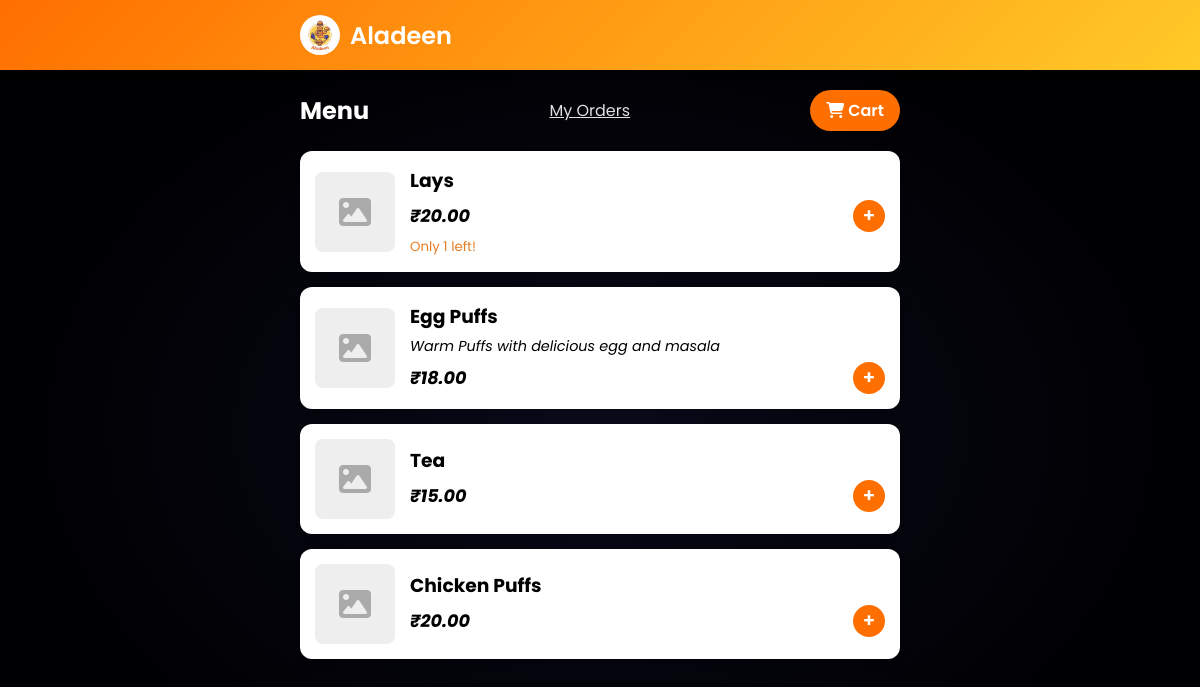
Before: /menu/ with the older database file.
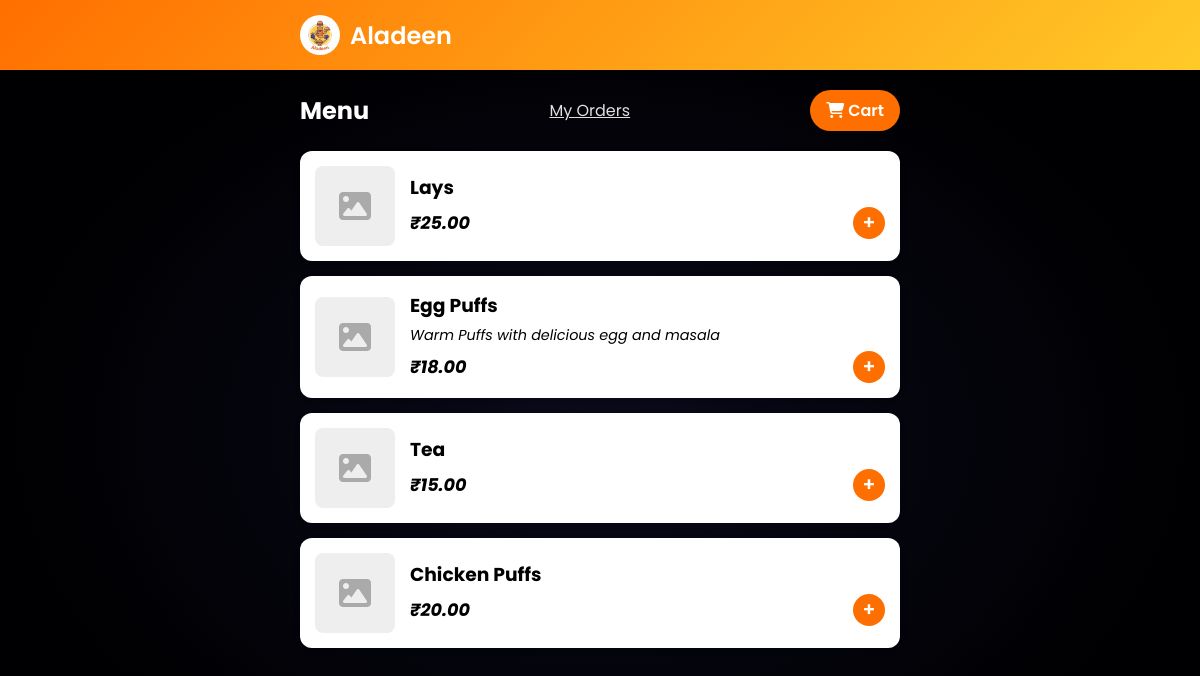
After: the same page with the newer database file.
### orders/models.py (models this page shows, shortened)
class Snack(models.Model):
    name = models.CharField(max_length=200)
    description = models.TextField(blank=True)
    price = models.DecimalField(max_digits=6, decimal_places=2)
    image = models.ImageField(upload_to='snacks/', blank=True, null=True)
    is_available = models.BooleanField(default=True)
    stock = models.PositiveIntegerField(default=0)

### orders/views.py (the view)
# urls.py: path("menu/", AdminMenuListAPI.as_view()),
def menu(request):
    snacks = Snack.objects.filter(is_available=True)
    cart = request.session.get('cart', {})
    snacks_with_qty = []
    for snack in snacks:
        qty = cart.get(str(snack.id), 0)
        snacks_with_qty.append({
            'snack': snack,
            'qty': qty
        })
    return render(request, 'menu.html', {'snacks_with_qty': snacks_with_qty})

### templates/menu.html (shortened to what this page needs)
{% extends 'base.html' %}
{% block content %}
<div style="display: flex; justify-content: space-between; align-items: center; margin-bottom: 20px;">
    <h2 style="margin:0; color: white;">Menu</h2>
    <a style="color: #e0e0e0;" href="{% url 'my_orders' %}">My Orders</a>
    <a href="{% url 'cart' %}" class="btn btn-primary" style="padding: 8px 16px;">
        <i class="fas fa-shopping-cart"></i> Cart
    </a>
</div>
<div class="menu-grid">
    {% for item in snacks_with_qty %}
    <div class="snack-card">
        {% if item.snack.image %}
        <img src="{{ item.snack.image.url }}" alt="{{ item.snack.name }}" class="snack-img">
        {% else %}
        <div class="snack-img"
            style="background: #eee; display: flex; align-items: center; justify-content: center; color: #aaa;">
            <i class="fas fa-image fa-2x"></i>
        </div>
        {% endif %}
        <div class="snack-info">
            <h3 style="margin: 0 0 5px; font-weight: bold; color: black;">{{ item.snack.name }}</h3>
            <p style="margin: 0 0 5px; font-size: 0.9rem; font-style: italic; color: black;">{{ item.snack.description }}</p>
            <div style="display: flex; justify-content: space-between; align-items: center;">
                <span class="snack-price" style="font-style: italic; color: black;">₹{{ item.snack.price }}</span>
                {% if item.snack.stock > 0 %}
                <div style="display: flex; align-items: center; gap: 10px;">
                    <a href="{% url 'add_to_cart' item.snack.id %}" class="btn btn-primary"
                        style="padding: 0; font-size: 1.2rem; border-radius: 50%; width: 32px; height: 32px; display: flex; align-items: center; justify-content: center; text-decoration: none; line-height: 1;">
                        +
                    </a>
                </div>
                {% else %}
                <span class="out-of-stock">Out of Stock</span>
                {% endif %}
            </div>
            {% if item.snack.stock > 0 and item.snack.stock < 5 %} <small
                style="color: #e67e22; display: block; margin-top: 5px;">Only {{ item.snack.stock }} left!</small>
                {% endif %}
        </div>
    </div>
    {% empty %}
    <div class="card" style="text-align: center;">
        <p>No snacks available right now.</p>
    </div>
    {% endfor %}
</div>
{% endblock %}

### templates/base.html (shortened to what this page needs)
{% load static %}
<!DOCTYPE html>
<html lang="en">
<head>
    <link rel="stylesheet" href="https://cdnjs.cloudflare.com/ajax/libs/font-awesome/6.4.0/css/all.min.css">
    <link rel="stylesheet" href="{% static 'css/style.css' %}">
</head>
<body>
    <header class="app-header">
        <div class="container header-content">
            <h1 class="logo" style="display: flex; align-items: center;">
                <img src="{% static 'images/logo.png' %}" alt="Aladeen Logo"
                    style="height: 40px; margin-right: 10px; border-radius: 50%;">
                Aladeen
            </h1>
        </div>
    </header>
    <main class="container">
        {% block content %}
        {% endblock %}
    </main>
    <div id="app" style="position: fixed; top: 0; left: 0; width: 100%; height: 100%; z-index: -1;">
    </div>
</body>
</html>

### static/css/style.css (style rules this page uses)
:root { --primary-color: #ff6f00; --secondary-color: #ffca28; --text-color: #333; --bg-color: #f8f9fa; --card-bg: #ffffff; --success-color: #28a745; --danger-color: #dc3545; --border-radius: 12px; }
body { font-family: 'Poppins', sans-serif; background-color: var(--bg-color); color: var(--text-color); margin: 0; padding-bottom: 60px; }
.container { padding: 20px; max-width: 600px; margin: 0 auto; }
.app-header { background: linear-gradient(135deg, var(--primary-color), var(--secondary-color)); color: white; padding: 15px 0; box-shadow: 0 4px 6px rgba(0, 0, 0, 0.1); position: sticky; top: 0; z-index: 1000; }
.header-content { display: flex; justify-content: space-between; align-items: center; padding: 0 20px; margin: 0 auto; }
.logo { margin: 0; font-size: 1.5rem; font-weight: 600; }
.btn { display: inline-block; padding: 12px 24px; border-radius: 50px; text-decoration: none; font-weight: 600; text-align: center; cursor: pointer; border: none; transition: all 0.3s ease; }
.btn-primary { background-color: var(--primary-color); color: white; }
.menu-grid { display: grid; gap: 15px; }
.snack-card { display: flex; align-items: center; background: white; border-radius: var(--border-radius); padding: 15px; box-shadow: 0 2px 8px rgba(0, 0, 0, 0.05); }
.snack-img { width: 80px; height: 80px; object-fit: cover; border-radius: 8px; margin-right: 15px; }
.snack-info { flex-grow: 1; }
.snack-price { font-weight: bold; color: var(--primary-color); font-size: 1.1rem; }

### templates/base.html (style rules this page uses)
body { background: radial-gradient(ellipse at center, #0a0a1a 0%, #000002 70%); color: #eee; min-height: 100vh; }
main { position: relative; z-index: 10; }

Changed rows visible on the page:
changed Snack "Lays": snack.price "20.00" → "25.00"; stock 1 → 10 (drawn); snack.stock "1" → (not shown)
